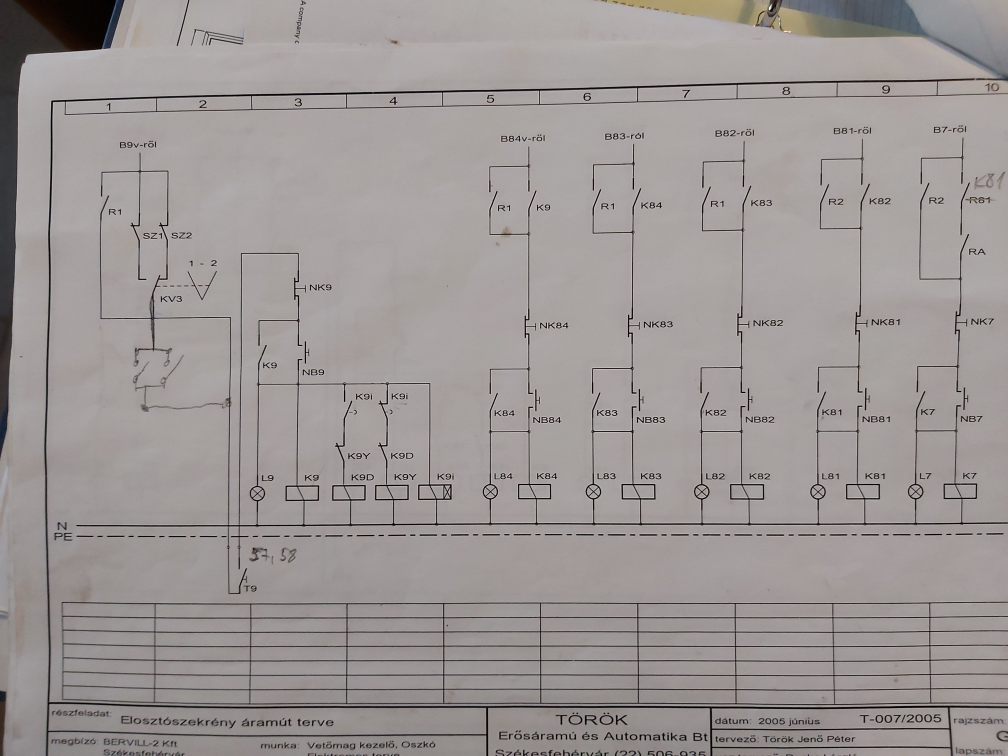
#> input picture circuits/asd.jpg, 4032 x 3024 px (shown at 1/4 size)
$ python cutSamples.py circuits/asd.jpg 5
#> lines starting #> are read from the running program, lines starting #| are printed output that depends on the picture; after the words box and inside, x2 and y2 are one past the last pixel; in counts of white or black regions, pixels touching at a corner belong together
import numpy as np
import cv2
from typing import List, NamedTuple
from enum import Enum
import math
import imutils
import sys
import os.path

import time

# ----- CONSTANTS -----
POINT_SIMILARITY_COMPARE_AREA_RADIUS = 15
LINE_MIN_LENGTH = 90
LINE_PERSPECTIVE_MIN_LENGTH = 200
LINE_COUNT_CHECK_FOR_ROTATION = 10
LINE_SEARCH_ANGLE_THRESHOLD = 5 # degrees, both ways
LINE_CHECK_SIMILARITY_THRESHOLD = 15
LINE_AGGREGATION_SIMILARITY_THRESHOLD = 25
COMPONENT_OTHER_ENDPOINT_SEARCH_WIDTH = 50
COMPONENT_OTHER_ENDPOINT_SEARCH_MAX_LENGTH = 350
COMPONENT_OTHER_ENDPOINT_SEARCH_MIN_LENGTH = 16
COMPONENT_MIN_BOX_SIZE = 200
COMPONENT_BOX_SIZE_OFFSET = 60
PERSPECTIVE_IMAGE_OFFSET = 200
OUTPUT_POINT_SIMILARITY_COMPARE_AREA_RADIUS = 30
OUTPUT_SCALE = 3
PICTURE_SCALE = 20


# ----- TYPES -----
class Orientation(Enum):
    HORIZONTAL = 0
    VERTICAL = 1

class Point(NamedTuple):
    x: int
    y: int

class Line(NamedTuple):
    p1: Point
    p2: Point

class Endpoint(NamedTuple):
    point: Point
    orientation: Orientation


# ----- METHODS -----
def getLineLength(l: Line) -> float:
    """Get the length of a line."""
    return math.sqrt( ((l.p2.x-l.p1.x)**2 + (l.p2.y-l.p1.y)**2) )


def getLineAngle(l: Line) -> float:
    """Get the angle of line with the horizontal axis."""
    dx = l.p2.x - l.p1.x
    dy = l.p2.y - l.p1.y
    theta = math.atan2(dy, dx)
    angle = math.degrees(theta)
    if angle < 0:
        angle = 360 + angle
    return angle


def convertHoughToLineList(hl) -> List[Line]:
    """Converts the output of HoughLineP to Line array."""
    lines = []
    for l in hl:
        lines.append(convertHoughToLine(l))

    return lines


def convertHoughToLine(hl) -> Line:
    """Converts a HoughLinesP format line to Line."""
    return Line(Point(hl[0][0], hl[0][1]), Point(hl[0][2], hl[0][3]))


# [26 lines left out: functions isSameLine, isSamePoint, pointsCloseArray, not called in this run]

def resizeImage(src, percent: int):
    return cv2.resize(src, (int(src.shape[1]*percent/100), int(src.shape[0]*percent/100)))

def getIntersection(line1, line2):
    x1 = line1.p1.x
    x2 = line1.p2.x
    y1 = line1.p1.y
    y2 = line1.p2.y
    x3 = line2.p1.x
    x4 = line2.p2.x
    y3 = line2.p1.y
    y4 = line2.p2.y

    px = ( (x1*y2-y1*x2)*(x3-x4) - (x1-x2)*(x3*y4-y3*x4) ) / ( (x1-x2)*(y3-y4) - (y1-y2)*(x3-x4) )
    py = ( (x1*y2-y1*x2)*(y3-y4) - (y1-y2)*(x3*y4-y3*x4) ) / ( (x1-x2)*(y3-y4) - (y1-y2)*(x3-x4) )

    return Point(round(px), round(py))

def putOnCanvas(image, imgPercent):
    if len(image.shape) == 3:
        canvas = np.zeros((image.shape[0], image.shape[1], image.shape[2]), dtype='uint8')
    else:
        canvas = np.zeros((image.shape[0], image.shape[1]), dtype='uint8')

    image = resizeImage(image, imgPercent)

    offsetX = round((canvas.shape[1] - image.shape[1]) / 2)
    offsetY = round((canvas.shape[0] - image.shape[0]) / 2)

    x1 = offsetX
    x2 = offsetX + image.shape[1]
    y1 = offsetY
    y2 = offsetY + image.shape[0]

    canvas[y1:y2, x1:x2] = image

    return canvas


# [77 lines left out: function followLine, not called in this run]


def createDirectoryTree():
    filenames = ["output/_rels/", "output/circuitdiagram/", "output/docProps/"]
    for filename in filenames:
        if not os.path.exists(os.path.dirname(filename)):
            try:
                os.makedirs(os.path.dirname(filename))
            except:
                print("Cannot create directories for output!")


# ----- MAIN -----


# load in CNN model
t1 = time.perf_counter()

if len(sys.argv) < 2:
    exit("Not enough parameter given!")

if not os.path.isfile(str(sys.argv[1])):
    exit("The file does not exist!")

img = cv2.imread(sys.argv[1])
#> img is the input picture: shape (3024, 4032, 3); mean B, G, R 149.7, 151.2, 157
gray = cv2.cvtColor(img, cv2.COLOR_BGR2GRAY)

gray = cv2.medianBlur(gray, 7)

thresh = cv2.threshold(gray, 110, 255, cv2.THRESH_BINARY)[1]
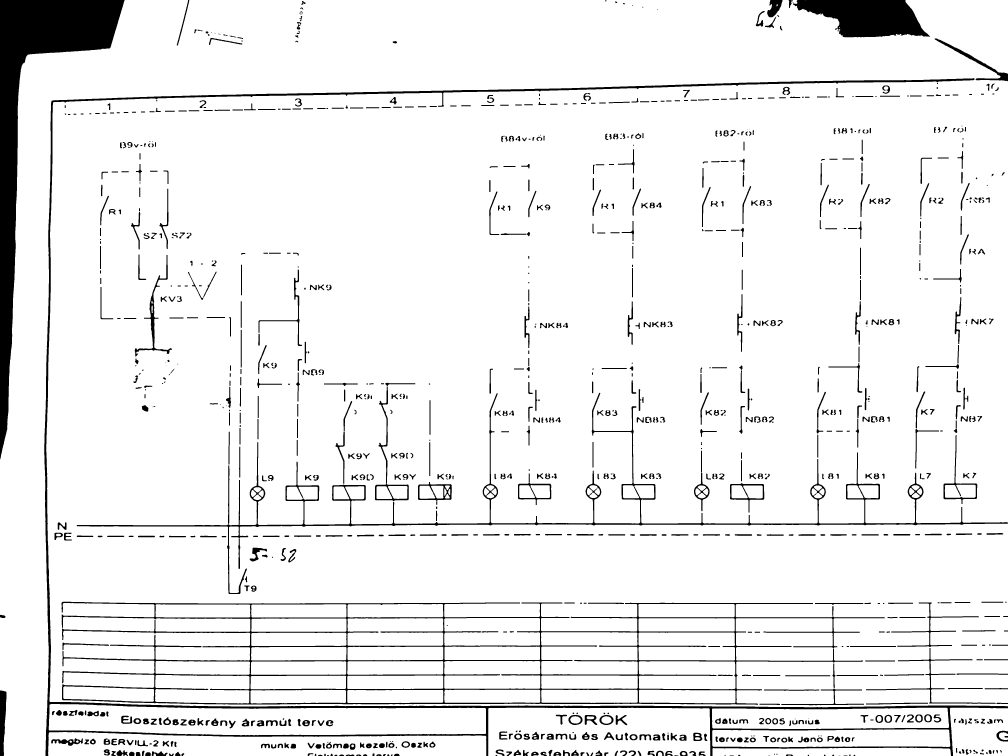
#> thresh: shape (3024, 4032) (shown at 1/4 size); 93.4% white; 1137 black regions (89 under 20 px), largest, box (x1, y1, x2, y2) and area: (0, 0, 499, 1837) 188110, (246, 2407, 3539, 2819) 115787, (177, 313, 4032, 3024) 110910

thresh = 255 - thresh

thresh = cv2.morphologyEx(thresh, cv2.MORPH_CLOSE, cv2.getStructuringElement(cv2.MORPH_RECT, (3,3)))

if len(sys.argv) > 2:
    if 5 < int(sys.argv[2]) or int(sys.argv[2]) < 0:
        exit("Canvas number is out of range! The number must be between 0 and 5!")

    img = putOnCanvas(img, 100 - int(sys.argv[2]) * 10)
    thresh = putOnCanvas(thresh, 100 - int(sys.argv[2]) * 10)

biggerSide = img.shape[0] if img.shape[0] > img.shape[1] else img.shape[1]

POINT_SIMILARITY_COMPARE_AREA_RADIUS = round(biggerSide*0.00375)
LINE_MIN_LENGTH = round(biggerSide*0.0225)
LINE_PERSPECTIVE_MIN_LENGTH = round(biggerSide*0.03)
LINE_CHECK_SIMILARITY_THRESHOLD = round(biggerSide*0.00375)
COMPONENT_OTHER_ENDPOINT_SEARCH_WIDTH = round(biggerSide*0.0125)
COMPONENT_OTHER_ENDPOINT_SEARCH_MAX_LENGTH = round(biggerSide*0.0875)
COMPONENT_MIN_BOX_SIZE = round(biggerSide*0.05)
COMPONENT_BOX_SIZE_OFFSET = round(biggerSide*0.015)
PERSPECTIVE_IMAGE_OFFSET = round(biggerSide*0.13)
OUTPUT_POINT_SIMILARITY_COMPARE_AREA_RADIUS = round(biggerSide*0.0075)

canny = cv2.Canny(thresh, 100, 150)
canny = cv2.dilate(canny, cv2.getStructuringElement(cv2.MORPH_RECT, (3,3)))
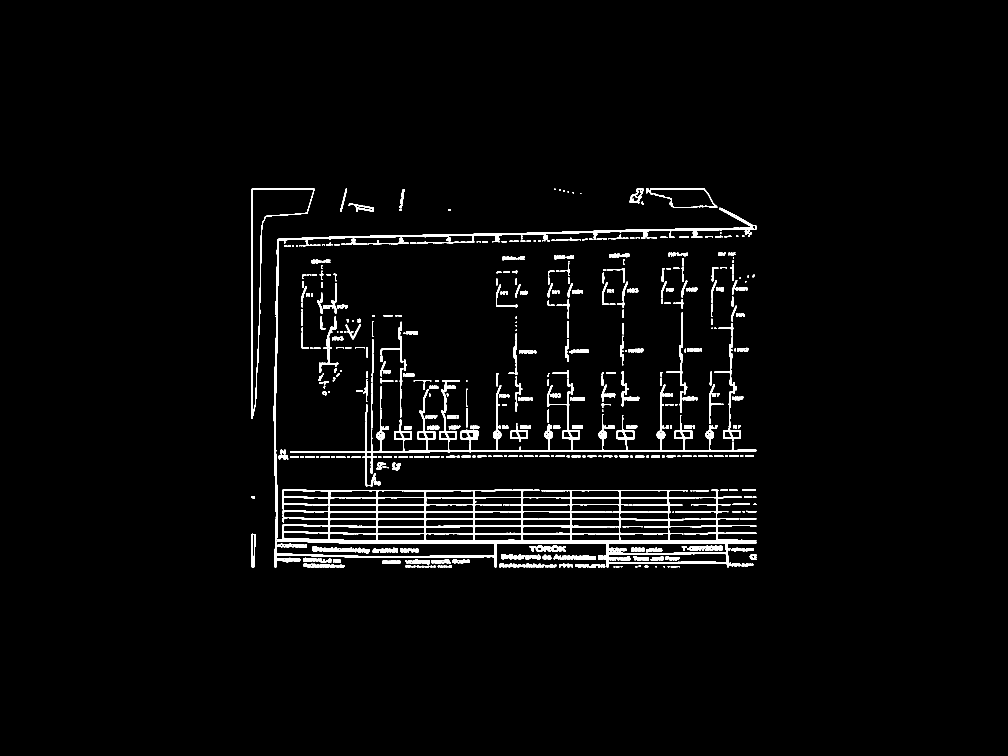
#> canny: shape (3024, 4032) (shown at 1/4 size); 2.5% white; 705 white regions (2 under 20 px)

linesP = list(cv2.HoughLinesP(canny, 1, np.pi/180, LINE_PERSPECTIVE_MIN_LENGTH, None, LINE_PERSPECTIVE_MIN_LENGTH, 0))
#> linesP = 166 items, first 6: [[2197, 2163, 2348, 2163]], [[2155, 2076, 2734, 2076]], [[1702, 2162, 2524, 2162]], [[1219, 2018, 1765, 2018]], [[1215, 1990, 2778, 1990]], [[1130, 1961, 2048, 1961]]
if linesP is None:
    exit("No lines detected")

linesP = convertHoughToLineList(linesP)
#> the loop in convertHoughToLineList, `for l in hl:` made 166 passes
#> after the loop in convertHoughToLineList, `for l in hl:`: lines = 166 items
#> linesP = 166 items

topLine = Line(Point(0, img.shape[0]), Point(0, img.shape[0]))
botLine = Line(Point(0, 0), Point(0, 0))
leftLine = Line(Point(img.shape[1], 0), Point(img.shape[1], 0))
rightLine = Line(Point(0, 0), Point(0, 0))

topValue = img.shape[0]
botValue = 0
leftValue = img.shape[1]
rightValue = 0


for l in linesP:
    l_left, l_right = ((l.p1, l.p2) if l.p1.x < l.p2.x else (l.p2, l.p1))
    l_top, l_bot = ((l.p1, l.p2) if l.p1.y < l.p2.y else (l.p2, l.p1))
    l_middle = Point(round(l_left.x+((l_right.x-l_left.x)/2)), round(l_top.y+((l_bot.y-l_top.y)/2)))

    if abs(l.p2.x-l.p1.x) > abs(l.p2.y-l.p1.y):
        # horizontal
        if l_middle.y < topValue:
            topValue = l_middle.y
            topLine = Line(Point(l_left.x, l_left.y), Point(l_right.x, l_right.y))
        elif l_middle.y > botValue:
            botValue = l_middle.y
            botLine = Line(Point(l_left.x, l_left.y), Point(l_right.x, l_right.y))
    else:
        # vertical
        if l_middle.x < leftValue:
            leftValue = l_middle.x
            leftLine = Line(Point(l_left.x, l_left.y), Point(l_right.x, l_right.y))
        elif l_middle.x > rightValue:
            rightValue = l_middle.x
            rightLine = Line(Point(l_left.x, l_left.y), Point(l_right.x, l_right.y))
#> this loop made 166 passes
#> (l_middle, topValue, topLine) on passes 1, 2, 4, 5: ((2272, 2163), 2163, ((2197, 2163), (2348, 2163))), ((2444, 2076), 2076, ((2155, 2076), (2734, 2076))), ((1492, 2018), 2018, ((1219, 2018), (1765, 2018))), ((1996, 1990), 1990, ((1215, 1990), (2778, 1990)))
#> after the loop, botValue = 2250; leftValue = 1006; rightValue = 2271; topValue = 754

# cv2.circle(img, (intersection.x, intersection.y), 15, (255,0,255), thickness=-1)
tl = getIntersection(topLine, leftLine)
#> in getIntersection, `x1 = line1.p1.x`: x1 = 2603
#> in getIntersection, `x2 = line1.p2.x`: x2 = 2818
#> in getIntersection, `y1 = line1.p1.y`: y1 = 754
#> in getIntersection, `x3 = line2.p1.x`: x3 = 1006
#> in getIntersection, `y3 = line2.p1.y`: y3 = 756
#> in getIntersection, `y4 = line2.p2.y`: y4 = 1675
#> in getIntersection, `px = ( (x1*y2-y1*x2)*(x3-x4) - (x1-x2)*(x3*y4-y3*x4) ) / ( (x1-x2)*(y3..`: px = 1006
#> in getIntersection, `py = ( (x1*y2-y1*x2)*(y3-y4) - (y1-y2)*(x3*y4-y3*x4) ) / ( (x1-x2)*(y3..`: py = 754
#> tl = (1006, 754)
bl = getIntersection(botLine, leftLine)
#> bl = (1006, 2200)
tr = getIntersection(topLine, rightLine)
#> tr = (2271, 754)
br = getIntersection(botLine, rightLine)
#> br = (2271, 2236)

pts1 = np.float32([[tl.x, tl.y],[tr.x, tr.y],[br.x, br.y],[bl.x, bl.y]])
#> pts1 = [[1006, 754], [2271, 754], [2271, 2236], [1006, 2200]]

w = getLineLength(Line(Point(pts1[0][0], pts1[0][1]), Point(pts1[1][0], pts1[1][1])))
#> w = 1265
h = getLineLength(Line(Point(pts1[0][0], pts1[0][1]), Point(pts1[3][0], pts1[3][1])))
#> h = 1446

pts2 = np.float32([[PERSPECTIVE_IMAGE_OFFSET, PERSPECTIVE_IMAGE_OFFSET],[PERSPECTIVE_IMAGE_OFFSET+w, PERSPECTIVE_IMAGE_OFFSET],[PERSPECTIVE_IMAGE_OFFSET+w, PERSPECTIVE_IMAGE_OFFSET+h],[PERSPECTIVE_IMAGE_OFFSET, PERSPECTIVE_IMAGE_OFFSET+h]])
#> pts2 = [[524, 524], [1789, 524], [1789, 1970], [524, 1970]]

M = cv2.getPerspectiveTransform(pts1,pts2)
#> M = [[1.06, -4.52e-18, -527.9], [0.0105, 1.02, -245.2], [2.01e-05, 1.68e-20, 1]]
img = cv2.warpPerspective(img,M,(img.shape[1], img.shape[0]))
thresh = cv2.warpPerspective(thresh,M,(img.shape[1], img.shape[0]))
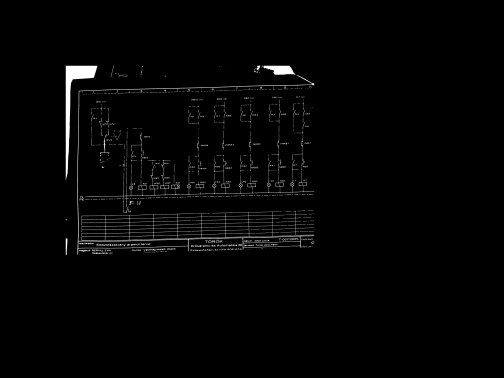
#> thresh: shape (3024, 4032) (shown at 1/8 size); min 0, max 255, mean 4.1

# get offset for output
contours, hierarchy = cv2.findContours(thresh, cv2.RETR_EXTERNAL, cv2.CHAIN_APPROX_SIMPLE)
#> contours = 894 contours, 183 with area under 20; largest, box (x1, y1, x2, y2) and area: (651, 1694, 2279, 1925) 240634, (616, 600, 2514, 2036) 108866, (526, 526, 781, 1445) 47578, (682, 1279, 2514, 1704) 26850, (2093, 525, 2365, 599) 13012

bestContourSize = [0,0,0,0]
for cnt in contours:
    peri = cv2.arcLength(cnt, True)
    approx = cv2.approxPolyDP(cnt, 0.02 * peri, True)

    x, y, w, h = cv2.boundingRect(approx)

    if w*h > bestContourSize[2]*bestContourSize[3] and w < img.shape[1]-100 and h < img.shape[0]-100:
        bestContourSize = [x,y,w,h]
        cont = cnt
#> this loop made 894 passes
#> (peri, x, y, w, h) on passes 1 to 4: (31.07, 870, 2022, 11, 6), (20.49, 895, 2021, 7, 7), (34.24, 802, 2021, 11, 9), (35.9, 789, 2021, 12, 10)

outputOffset = [int(round((x-50)/OUTPUT_SCALE, -1)), int(round((y-50)/OUTPUT_SCALE, -1))]


# finding connection lines
linesP = list(cv2.HoughLinesP(thresh, 1, np.pi/180, LINE_MIN_LENGTH, None, LINE_MIN_LENGTH, 0))
if linesP is None:
    exit("No lines detected")

linesP = convertHoughToLineList(linesP)
#> the loop in convertHoughToLineList (call 2), `for l in hl:` made 302 passes
#> l on passes 1 to 3: [[847, 1924, 1077, 1920]], [[1261, 1921, 1833, 1902]], [[940, 1931, 1649, 1906]]

# filtering and separating horizontal and vertical lines
horizontal = []
vertical = []
for line in linesP:
    line_angle = getLineAngle(line)
    # horizontal
    if abs(line_angle - (round(line_angle / 180) * 180)) < LINE_SEARCH_ANGLE_THRESHOLD:
        line_left, line_right = ((line.p1, line.p2) if line.p1.x < line.p2.x else (line.p2, line.p1))
        lineC = 0
        while lineC < len(horizontal):
            hl_left, hl_right = ((horizontal[lineC].p1, horizontal[lineC].p2) if horizontal[lineC].p1.x < horizontal[lineC].p2.x else (horizontal[lineC].p2, horizontal[lineC].p1))
            line_middle_y = line_left.y if line_left.y < line_right.y else line_right.y + abs(line_left.y - line_right.y) / 2
            if line_left.x <= hl_right.x and line_right.x >= hl_left.x:
                hl_middle_y = hl_left.y if hl_left.y < hl_right.y else hl_right.y + abs(hl_left.y - hl_right.y) / 2

                if abs(hl_middle_y - line_middle_y) < LINE_AGGREGATION_SIMILARITY_THRESHOLD:
                    tempLine = Line((line_left if line_left.x < hl_left.x else hl_left), (line_right if line_right.x > hl_right.x else hl_right))
                    tempLineAngle = getLineAngle(tempLine)
                    if tempLineAngle < LINE_SEARCH_ANGLE_THRESHOLD or 360-tempLineAngle < LINE_SEARCH_ANGLE_THRESHOLD:
                        horizontal[lineC] = tempLine
                        break

            lineC += 1

        if lineC >= len(horizontal):
            horizontal.append(line)
    # vertical
    elif abs(line_angle - (round(line_angle / 90) * 90)) < LINE_SEARCH_ANGLE_THRESHOLD:
        line_top, line_bottom = ((line.p1, line.p2) if line.p1.y < line.p2.y else (line.p2, line.p1))
        line_middle_x = line_top.x if line_top.x < line_bottom.x else line_bottom.x + abs(line_top.x - line_bottom.x) / 2
        lineC = 0
        while lineC < len(vertical):
            hl_top, hl_bottom = ((vertical[lineC].p1, vertical[lineC].p2) if vertical[lineC].p1.y < vertical[lineC].p2.y else (vertical[lineC].p2, vertical[lineC].p1))
            if line_top.y <= hl_bottom.y and line_bottom.y >= hl_top.y:
                hl_middle_x = hl_top.x if hl_top.x < hl_bottom.x else hl_bottom.x + abs(hl_top.x - hl_bottom.x) / 2

                if abs(hl_middle_x - line_middle_x) < LINE_AGGREGATION_SIMILARITY_THRESHOLD:
                    tempLine = Line((line_top if line_top.y < hl_top.y else hl_top), (line_bottom if line_bottom.y > hl_bottom.y else hl_bottom))
                    tempLineAngle = getLineAngle(tempLine)
                    if abs(tempLineAngle - 90) < LINE_SEARCH_ANGLE_THRESHOLD:
                        vertical[lineC] = tempLine
                        break

            lineC += 1

        if lineC >= len(vertical):
            vertical.append(line)
#> this loop made 302 passes

lines = horizontal + vertical

# finding and separating line endpoints

ep_HL = []
ep_HR = []
ep_VT = []
ep_VB = []

for line in horizontal:
    if line.p1.x < line.p2.x:
        ep_HL.append(line.p1)
        ep_HR.append(line.p2)
    else:
        ep_HL.append(line.p2)
        ep_HR.append(line.p1)
#> this loop made 42 passes
#> line on passes 1 to 4: ((628, 1928), (2275, 1894)), ((1136, 1886), (2092, 1897)), ((620, 1986), (1273, 1977)), ((1158, 1562), (2513, 1532))

for line in vertical:
    if line.p1.y < line.p2.y:
        ep_VT.append(line.p1)
        ep_VB.append(line.p2)
    else:
        ep_VT.append(line.p2)
        ep_VB.append(line.p1)
#> this loop made 12 passes
#> line on passes 1 to 4: ((526, 526), (526, 1444)), ((528, 2037), (528, 1906)), ((632, 726), (618, 1558)), ((556, 597), (540, 1388))


# finding components

solo_ep_HL = []
solo_ep_HR = []
solo_ep_VT = []
solo_ep_VB = []

components = []
component_endpoints = []
compCount = 0

# horizontal components
for hr in ep_HR:
    hlc = compCount
    while (hlc < len(ep_HL) and
        (
            ep_HL[hlc].y > hr.y + COMPONENT_OTHER_ENDPOINT_SEARCH_WIDTH/2 or
            ep_HL[hlc].y < hr.y - COMPONENT_OTHER_ENDPOINT_SEARCH_WIDTH/2 or
            ep_HL[hlc].x > hr.x + COMPONENT_OTHER_ENDPOINT_SEARCH_MAX_LENGTH or
            ep_HL[hlc].x < hr.x + COMPONENT_OTHER_ENDPOINT_SEARCH_MIN_LENGTH
        )):
        hlc += 1

    if hlc < len(ep_HL):
        compSize = ep_HL[hlc].x - hr.x
        if compSize < COMPONENT_MIN_BOX_SIZE:
            compSize = COMPONENT_MIN_BOX_SIZE
        components.append([Point(hr.x - COMPONENT_BOX_SIZE_OFFSET, hr.y - round(compSize/2)), Point(ep_HL[hlc].x + COMPONENT_BOX_SIZE_OFFSET, ep_HL[hlc].y + round(compSize / 2)), Orientation.HORIZONTAL, Point(hr.x, hr.y), Point(ep_HL[hlc].x, ep_HL[hlc].y)])
        component_endpoints.append(Point(hr.x, hr.y))
        component_endpoints.append(Point(ep_HL[hlc].x, hr.y))

        ep_HL[compCount], ep_HL[hlc] = ep_HL[hlc], ep_HL[compCount]
        compCount += 1
    else:
        solo_ep_HR.append(hr)
#> this loop made 42 passes
#> hr on passes 1 to 4: (2275, 1894), (2092, 1897), (1273, 1977), (2513, 1532)

for i in range(compCount, len(ep_HL)):
    solo_ep_HL.append(ep_HL[i])
#> this loop made 31 passes


# vertical components
compCount = 0
for vb in ep_VB:
    vtc = compCount

    while (vtc < len(ep_VT) and
        (
            ep_VT[vtc].x > vb.x + COMPONENT_OTHER_ENDPOINT_SEARCH_WIDTH/2 or
            ep_VT[vtc].x < vb.x - COMPONENT_OTHER_ENDPOINT_SEARCH_WIDTH/2 or
            ep_VT[vtc].y > vb.y + COMPONENT_OTHER_ENDPOINT_SEARCH_MAX_LENGTH or
            ep_VT[vtc].y < vb.y + COMPONENT_OTHER_ENDPOINT_SEARCH_MIN_LENGTH
        )):
        vtc += 1

    if vtc < len(ep_VT):
        compSize = ep_VT[vtc].y - vb.y
        if compSize < COMPONENT_MIN_BOX_SIZE:
            compSize = COMPONENT_MIN_BOX_SIZE

        components.append([Point(vb.x - round(compSize/2), vb.y - COMPONENT_BOX_SIZE_OFFSET), Point(ep_VT[vtc].x + round(compSize / 2), ep_VT[vtc].y + COMPONENT_BOX_SIZE_OFFSET), Orientation.VERTICAL, Point(vb.x, vb.y), Point(ep_VT[vtc].x, ep_VT[vtc].y)])
        component_endpoints.append(Point(vb.x, vb.y))
        component_endpoints.append(Point(vb.x, ep_VT[vtc].y))

        ep_VT[compCount], ep_VT[vtc] = ep_VT[vtc], ep_VT[compCount]
        compCount += 1
    else:
        solo_ep_VB.append(vb)
#> this loop made 12 passes
#> vb on passes 1 to 4: (526, 1444), (528, 2037), (618, 1558), (540, 1388)

for i in range(compCount, len(ep_VT)):
    solo_ep_VT.append(ep_VT[i])
#> this loop made 10 passes


# start output file
createDirectoryTree()

file = open("output/circuitdiagram/Document.xml", "w", newline='')
file.write(
    '<?xml version="1.0" encoding="utf-8"?>\n'
    '<circuit version="1.4" xmlns="http://schemas.circuit-diagram.org/circuitDiagramDocument/2012/document">\n'
	'\t<properties>\n'
    '\t\t<width>'+str(img.shape[1])+'</width>\n'
    '\t\t<height>'+str(img.shape[0])+'</height>\n'
    '\t</properties>\n'
)
file.write(
    '\t<definitions>\n'
	'\t\t<src col="http://schemas.circuit-diagram.org/circuitDiagramDocument/2012/components/common">\n'
	'\t\t\t<add id="0" item="lamp" p4:guid="c0da4646-ffaf-48f0-8a56-2e8e07148ecf" p4:version="3.0.0" xmlns:p4="http://schemas.circuit-diagram.org/circuitDiagramDocument/2012/document/component-descriptions" />\n'
	'\t\t\t<add id="1" item="acsource" p4:guid="8979c617-b041-4069-8769-0b76dc0e6c52" p4:version="1.2.0" xmlns:p4="http://schemas.circuit-diagram.org/circuitDiagramDocument/2012/document/component-descriptions" />\n'
	'\t\t\t<add id="2" item="cell" p4:guid="8979c617-b041-4069-8769-0b76dc0e6c52" p4:version="1.2.0" xmlns:p4="http://schemas.circuit-diagram.org/circuitDiagramDocument/2012/document/component-descriptions" />\n'
	'\t\t\t<add id="3" item="inductor" p4:guid="e6ebc838-fb6a-4078-8d03-7fed04cc6938" p4:version="2.0.0" xmlns:p4="http://schemas.circuit-diagram.org/circuitDiagramDocument/2012/document/component-descriptions" />\n'
	'\t\t\t<add id="4" item="battery" p4:guid="8979c617-b041-4069-8769-0b76dc0e6c52" p4:version="1.2.0" xmlns:p4="http://schemas.circuit-diagram.org/circuitDiagramDocument/2012/document/component-descriptions" />\n'
	'\t\t\t<add id="5" item="toggleswitch" p4:guid="421694bf-755a-4d50-b2ca-7273216ca17d" p4:version="1.0.0" xmlns:p4="http://schemas.circuit-diagram.org/circuitDiagramDocument/2012/document/component-descriptions" />\n'
	'\t\t\t<add id="6" item="capacitor" p4:guid="154b7831-58e6-4126-b582-8c1cc2bdeb13" p4:version="4.0.0" xmlns:p4="http://schemas.circuit-diagram.org/circuitDiagramDocument/2012/document/component-descriptions" />\n'
	'\t\t\t<add id="7" item="resistor" p4:guid="dab6d52b-51a0-49b0-bc40-3cda966148aa" p4:version="4.0.0" xmlns:p4="http://schemas.circuit-diagram.org/circuitDiagramDocument/2012/document/component-descriptions" />\n'
	'\t\t</src>\n'
	'\t</definitions>\n'
	'\t<elements>\n'
)

fileCount = 21
for c in components:
    cv2.rectangle(img, (c[0][0], c[0][1]), (c[1][0], c[1][1]), (0,0,255), 5)

    componentImg = thresh[c[0][1]:c[1][1], c[0][0]:c[1][0]]

    # componentImg = cv2.erode(componentImg, cv2.getStructuringElement(cv2.MORPH_RECT, (3,3)))

    if c[2] == Orientation.VERTICAL:
        componentImg = imutils.rotate_bound(componentImg, -90)

    cv2.imwrite(str(fileCount)+".jpg", cv2.resize(componentImg, (150,150)))
    fileCount += 1
#> this loop made 13 passes
#> pass 1, `componentImg = thresh[c[0][1]:c[1][1], c[0][0]:c[1][0]]`:
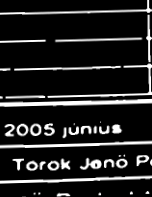
#> componentImg: shape (197, 152); min 0, max 255, mean 34
#> pass 1, `cv2.imwrite(str(fileCount)+".jpg", cv2.resize(componentImg, (150,150)))`:
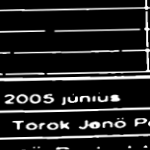
#> saved as 21.jpg: shape (150, 150); min 0, max 255, mean 34.1
#> after the loop:
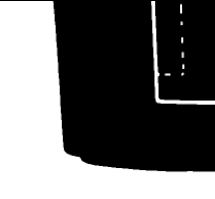
#> componentImg: shape (199, 215); min 0, max 255, mean 102.9
